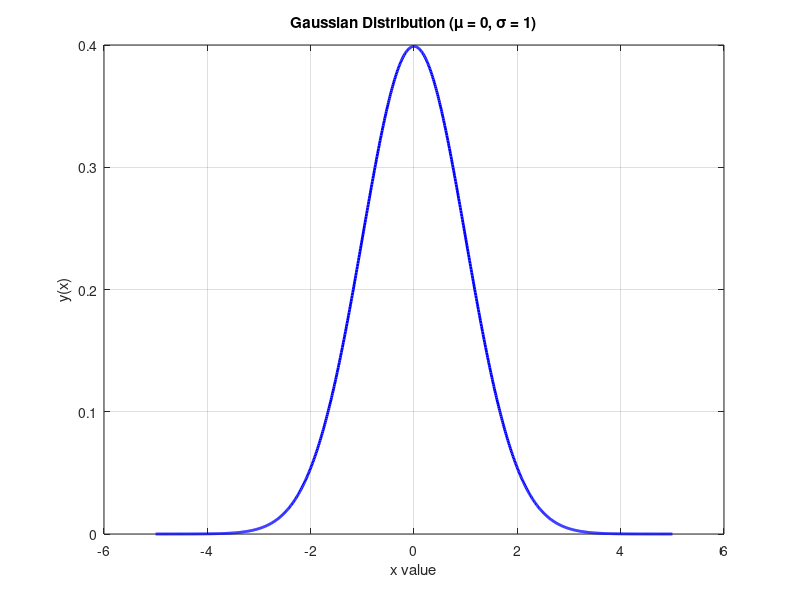

Write MATLAB code to recreate this figure.
% LAB 2: Probability Distributions (ELYM316 2025)
% Generates a 1000-point Gaussian distribution with mu = 0, sigma = 1,
% plots it, and estimates the Full Width at Half Maximum (FWHM).

% Parameters
mu = 0;          % Mean
sigma = 1;       % Standard deviation
n_points = 1000; % Number of points

% Generate Gaussian random numbers
x = linspace(-5, 5, n_points); % Range for x values
y = (1/(sigma * sqrt(2 * pi))) * exp(-((x - mu).^2) / (2 * sigma^2));

% Plot the distribution
figure;
plot(x, y, 'b-', 'LineWidth', 2);
title('Gaussian Distribution (μ = 0, σ = 1)');
xlabel('x value');
ylabel('y(x)');
grid on;
% Save plot (uncomment to save)
% saveas(gcf, 'gaussian_distribution.png');

% Theoretical FWHM
theoretical_fwhm = 2 * sigma * sqrt(2 * log(2)); % 2σ√(2ln2)

% Find maximum y value and half maximum
y_max = max(y);
half_max = y_max / 2;

% Estimate FWHM from data
% Find points where y crosses half maximum
above_half = find(y >= half_max);
if ~isempty(above_half)
    left_idx = above_half(1);
    right_idx = above_half(end);
    experimental_fwhm = x(right_idx) - x(left_idx);
else
    experimental_fwhm = NaN;
end

% Values of y(x) at FWHM (approximate at half_max points)
y_at_fwhm_theoretical = half_max; % Theoretical y at FWHM
y_at_fwhm_experimental = mean(y([left_idx, right_idx])); % Approx experimental

% Display results
fprintf('Theoretical FWHM: %.4f\n', theoretical_fwhm);
fprintf('Experimental FWHM: %.4f\n', experimental_fwhm);
fprintf('Comparison: Theoretical ≈ Experimental? %s\n', ...
    abs(theoretical_fwhm - experimental_fwhm) < 0.1);
fprintf('Theoretical y(x) at FWHM: %.4f\n', y_at_fwhm_theoretical);
fprintf('Experimental y(x) at FWHM: %.4f\n', y_at_fwhm_experimental);
